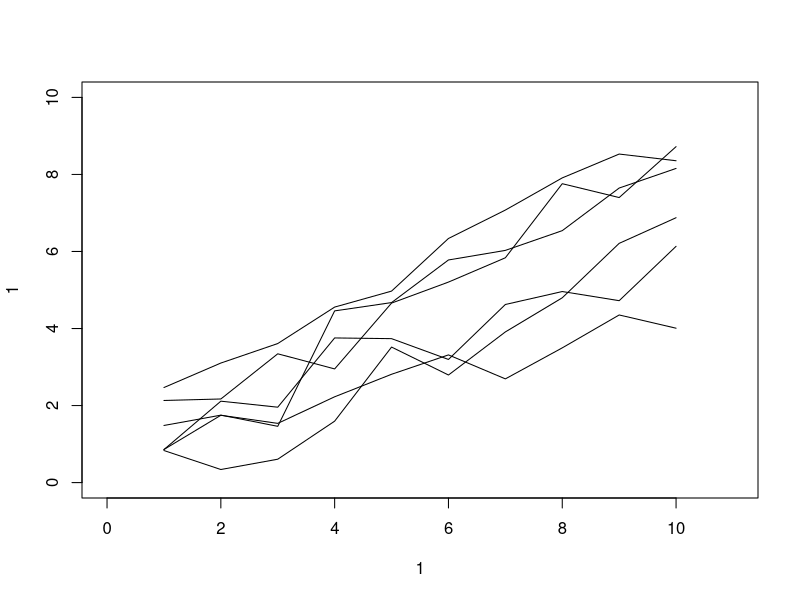
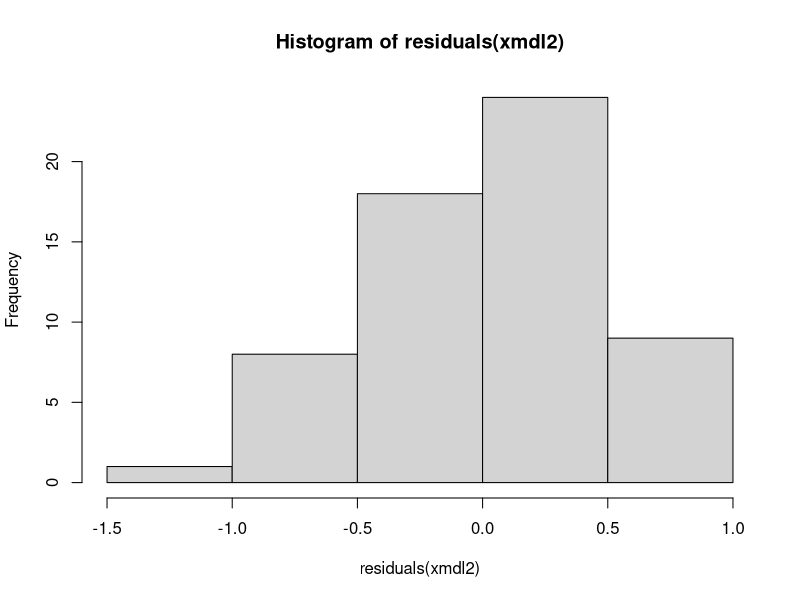
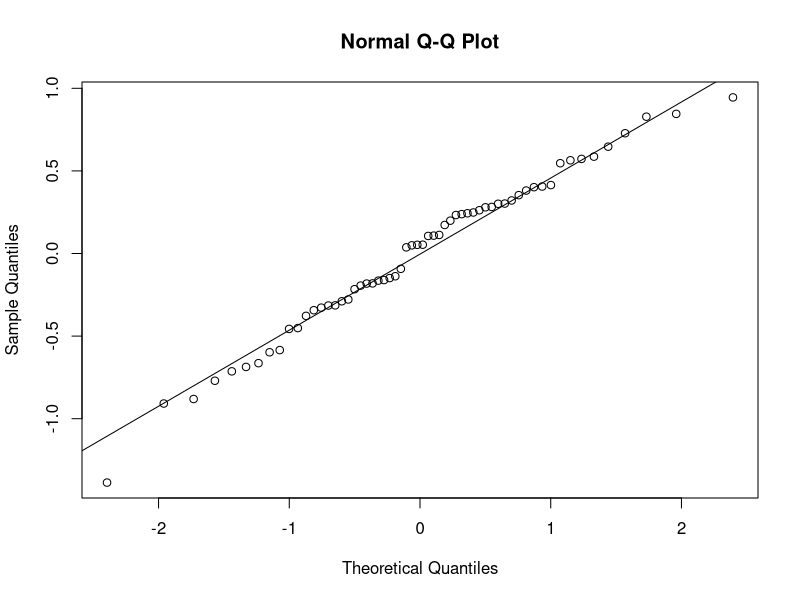
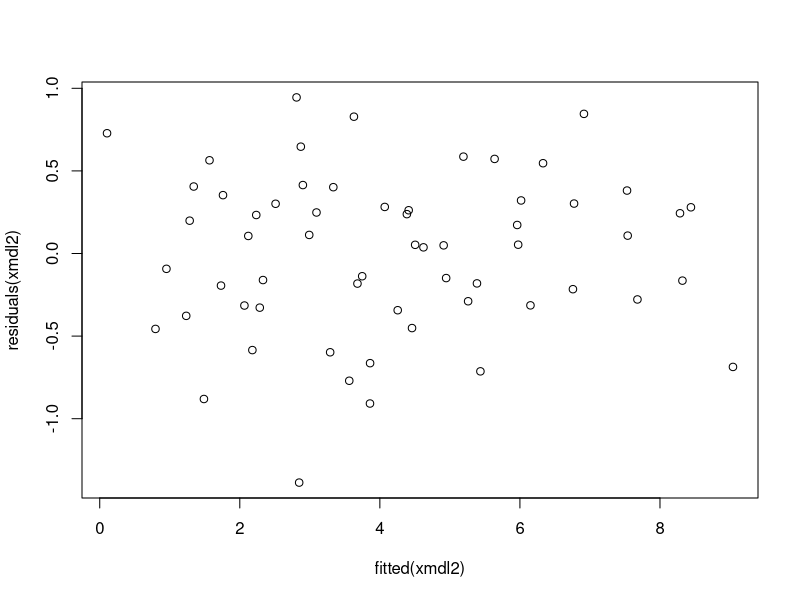
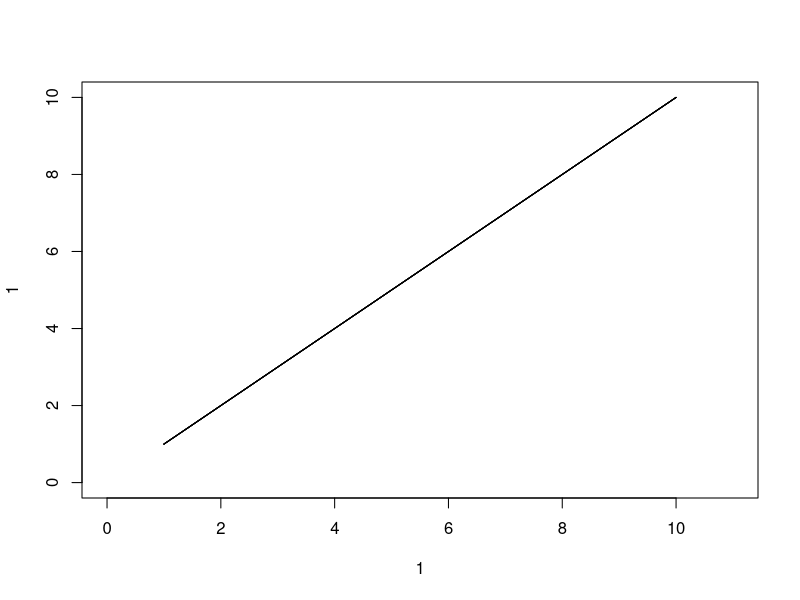
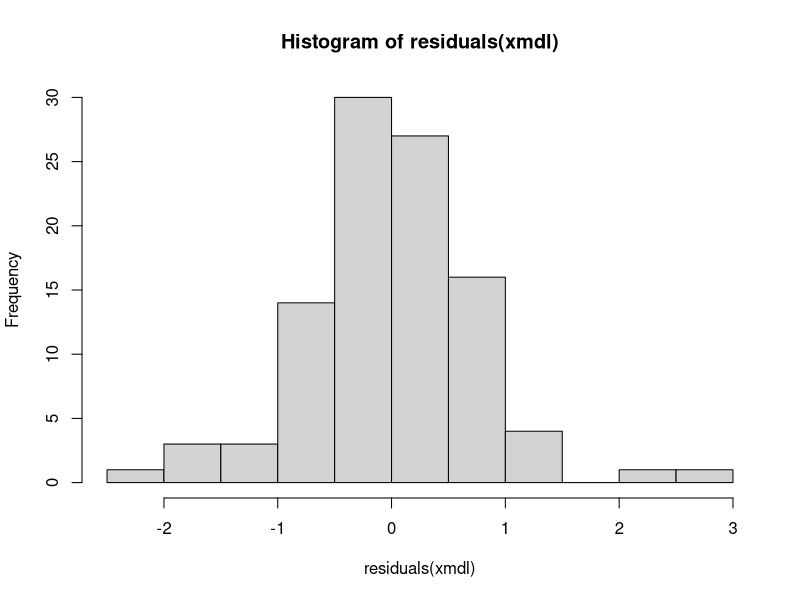
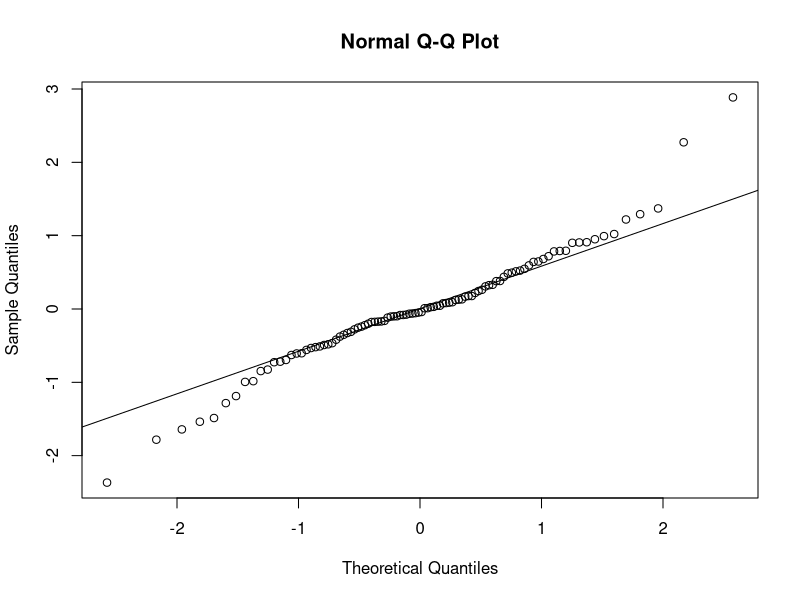
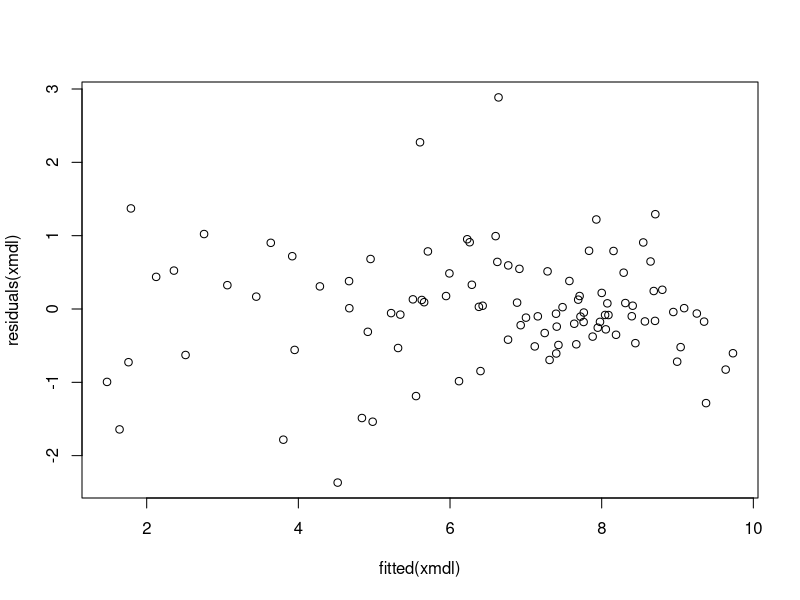

These figures' R source, in order:
## Bodo Winter & Martijn Wieling
## Supplementary materials for paper on time series analysis for language evolution research
## Created: September 5, 2015

## Load in data:

IL <- read.csv('example1_iterated.csv')
dyads <- read.csv('example2_dyads.csv')


##------------------------------------------------------------------
## Analysis of IL experiment:
##------------------------------------------------------------------

## First, plot each chain:

plot(1, 1, xlim = c(0, 11), ylim = c(0, 10), type = 'n')	# creates empty plot
for (i in 1:6) {	# loop through chains and plot each as separate line
	points(IL[IL$chain == i, ]$t, IL[IL$chain == i, ]$y, type = 'l')
	}

## Load mixed model library:

library(lme4)

## Construct mixed model with random slopes for time by chain:

xmdl <- lmer(y ~ t + (1+t|chain), data = IL, REML = F)
# Explanation:
# - mixed model modeling y as a function of time (t)
# - with random intercepts (by-chain variation in y)
# - and random slopes for time (by-chain variation in the slope of t)
# - and a random intercept / slope correlation
# - we set REML = F because we want to perform likelihood ratio tests

## The same model with decorrelated random effects structure:

xmdl2 <- lmer(y ~ t + (1|chain) + (0+t|chain), data = IL, REML = F)
# Explanation:
# - same as above but without the (unecessary) random intercept / slope correlation

## Check the model:

summary(xmdl)	# notice the correlation term in the random effects component (close to 0)
summary(xmdl2)	# notice that there are now separate lines for random intercepts and slopes
# notice also that the estimated random slope variance is rather small (= 0.023) in comparison

## Check whether the random slope is needed by means of a likelihood ratio test ...
## ... to do this, we need to construct a comparison model without random slopes:

xmdl2_noslopes <- lmer(y ~ t + (1|chain), data = IL, REML = F)

## Then test the two models against each other:

anova(xmdl2_noslopes, xmdl2, test = 'Chisq')
# There is a significant difference, indicating that the slopes do improve the fit
# The model with slopes ("xmdl2") has a lower AIC (= better fit) ... 
# ... than the model with slopes ("xmdl2_noslopes" )

## Test the effect of time by constructing a comparison model (in this case a null modl) without time:

xmdl_null <- lmer(y ~ 1 + (1|chain) + (0+t|chain), data = IL, REML = F)
anova(xmdl_null, xmdl2, test = 'Chisq')
# Explanation:
# - "1" represents the intercept and in this case indicates that no other fixed effects are in the model
# - notice that when testing for a fixed effect, we keep the random effects structure the same
# - interpretation: the model with the time variable "t" is significantly better than the model without

## We investigate the residuals of the final model (for explanation, see Winter, 2013):

hist(residuals(xmdl2))	# good
qqnorm(residuals(xmdl2)); qqline(residuals(xmdl2))	# beautiful
plot(fitted(xmdl2), residuals(xmdl2))	# good
# Explanation:
# - since the residuals look approximately normal (as revealed through histograms and Q-Q plots) ...
# ... there is no problem with the assumption of normality
# - as the residual plot looks blob-like, there is no problem with the assumption of homoskedasticity

## Inspect the random effects estimates:

coef(xmdl2)		# chain 3 has a really low intercept (negative), chain 6 has a very shallow slope of t



##------------------------------------------------------------------
## Analysis of repeated interaction experiments (dyads) using GCA:
##------------------------------------------------------------------

## First, plot each dyad:

plot(1, 1, xlim = c(0, 11), ylim = c(0, 10), type = 'n')	# creates empty plot
for (i in 1:6) {	# loop through chains and plot each as separate line
	points(dyads[dyads$dyad == i, ]$t, dyads[dyads$dyad == i, ]$y, type = 'l')
	}

## Load mixed model library:

library(lme4)

## Center time variable:

dyads$t_c <- dyads$t - mean(dyads$t)

## Create quadratic time variable:

dyads$t_c2 <- dyads$t_c ^ 2

## Show that they are indeed uncorrelated:

cor(dyads$t_c, dyads$t_c2)	# r = 0

## Compare this to the un-centered case:

cor(dyads$t, dyads$t^2)		# r = 0.97

## Create a mixed model:

xmdl <- lmer(iconicity ~ t_c + t_c2 +	# fixed effects
	(1|dyad) + (0+t_c|dyad) + (0+t_c2|dyad),		# random effects
	data = dyads, REML = F)

## Create model without quadratic random slope and without linear random slope:

xmdl_red1 <- lmer(iconicity ~ t_c + t_c2 +	# fixed effects
	(1|dyad) + (0+t_c|dyad),		# random effects
	data = dyads, REML = F)
xmdl_red2 <- lmer(iconicity ~ t_c + t_c2 +	# fixed effects
	(1|dyad),		# random effects
	data = dyads, REML = F)
anova(xmdl_red2, xmdl_red1, xmdl, test = 'Chisq')
# Explanation:
# - the linear slope model differs from the one without slopes; thus the linear slopes are warranted
# - the quadratic slopes do not differ from the model with only linear slopes ...
# ... hence we choose the simpler model

xmdl <- xmdl_red1	# make model with linear random slopes the main model

## Inspect the random effects estimates:

coef(xmdl)	# notice that "t_c" is different for the different dyads
# "t_c2" is the same because we dropped the random slopes for the quadratic effect

## Test quadratic and linear effects using likelihood ratio tests:

xmdl_noQR <- lmer(iconicity ~ t_c +	# fixed effects
	(1|dyad) + (0+t_c|dyad),		# random effects
	data = dyads, REML = F)
xmdl_noLIN <- lmer(iconicity ~ 1 +	# fixed effects
	(1|dyad) + (0+t_c|dyad),		# random effects
	data = dyads, REML = F)
anova(xmdl_noLIN, xmdl_noQR, xmdl, test = 'Chisq')
# Explanation:
# - the null model (intercept only) differs from the linear model, hence the linear effect is significant
# - the linear model differs from the quadratic model, hence the quadratic effect is significant
# - notice that we kept the random effects structure constant across the comparisons

## Inspect residuals (assumptions):

hist(residuals(xmdl))	# good
qqnorm(residuals(xmdl)); qqline(residuals(xmdl))	# o.k.
plot(fitted(xmdl), residuals(xmdl))	# o.k.

## In this case, visualizing the data obviously revealed that a quadratic effect is appropriate ...
## ... in other cases however, it is not obvious what order of polynomials is supported by the data
## To demonstrate, we show how to choose a polynomial form for the data:

all_polys <- data.frame(poly(1:10, degree = 4))
all_polys <- do.call('rbind', replicate(10, all_polys, simplify = F))	# match length of dataframe
dyads <- cbind(dyads, all_polys)	# this depends on the dataset being sorted

## Models with different polynomials:

xmdl1 <- lmer(iconicity ~ X1 + (1|dyad), data = dyads, REML = F)
xmdl2 <- lmer(iconicity ~ X1 + X2 + (1|dyad), data = dyads, REML = F)
xmdl3 <- lmer(iconicity ~ X1 + X2 + X3 + (1|dyad), data = dyads, REML = F)
xmdl4 <- lmer(iconicity ~ X1 + X2 + X3 + X4 + (1|dyad), data = dyads, REML = F)

## Test them against each other:

anova(xmdl1, xmdl2, xmdl3, xmdl4, test = 'Chisq')
# only the quadratic model differs significantly from the linear
# thus there is no support for polynomials above order 2



##------------------------------------------------------------------
## Analysis of repeated interaction experiment (dyads) using GAMs:
##------------------------------------------------------------------

## @ Martijn: this is where your analysis comes in...




